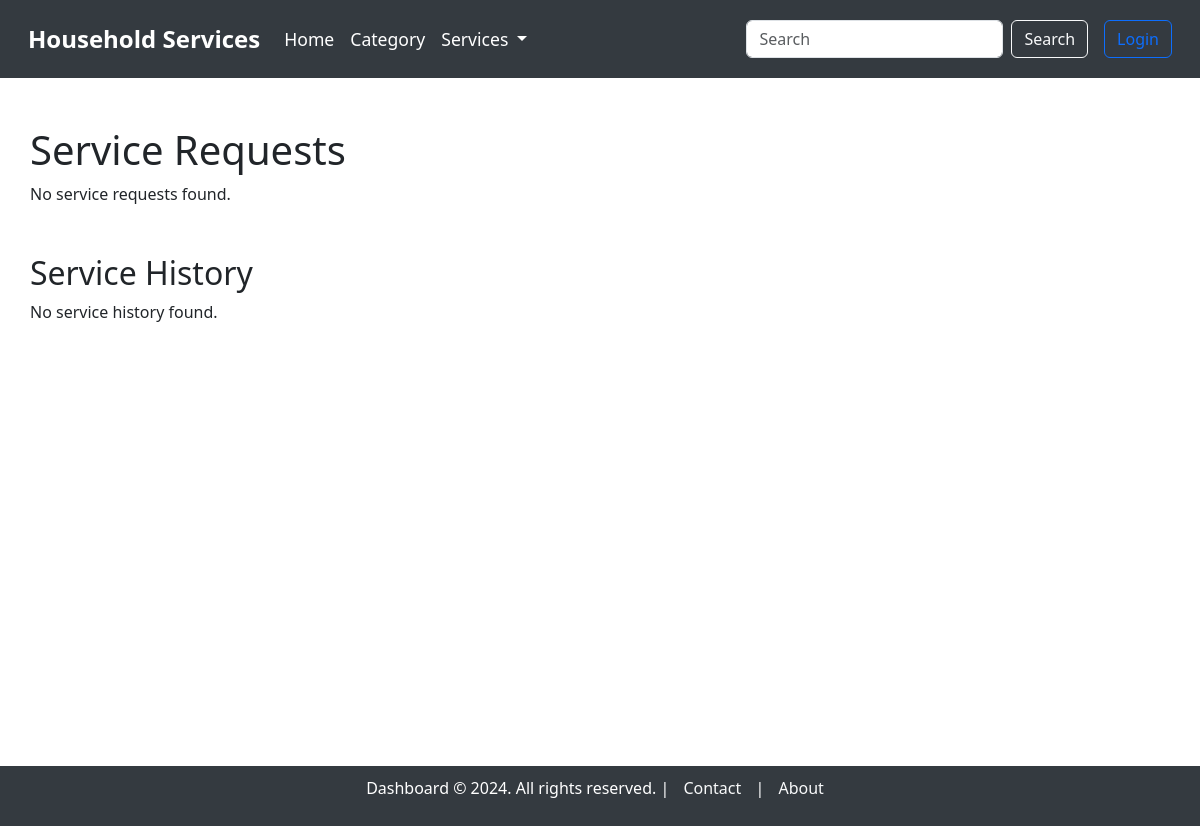
The page /service_requests on the database as committed earlier.
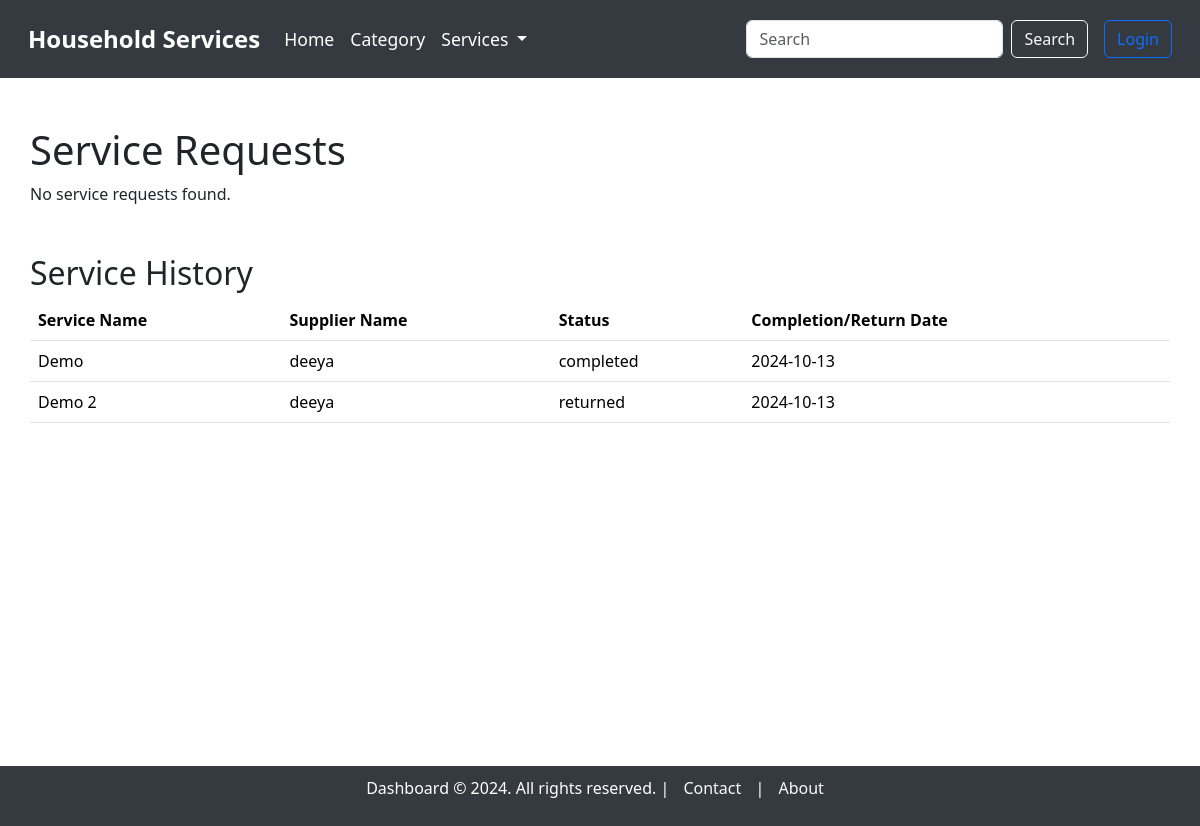
The same page on the database as committed later.
### model.py (models this page shows, shortened)
class ServiceRequest(db.Model):
    __tablename__ = "service_requests"
    service_request_id = db.Column(db.Integer, autoincrement=True, primary_key=True)
    service_id = db.Column(db.Integer, db.ForeignKey('service.service_id'), nullable=False)
    user_id = db.Column(db.Integer, db.ForeignKey('users.user_id'), nullable=False)
    supplier_id = db.Column(db.Integer, db.ForeignKey('users.user_id'), nullable=True)  # Link to supplier (optional)
    service_description = db.Column(db.String, nullable=False)
    experience_years = db.Column(db.Integer, nullable=True)
    created_at = db.Column(db.DateTime, default=datetime.utcnow)
    updated_at = db.Column(db.DateTime, default=datetime.utcnow, onupdate=datetime.utcnow)
    date_requested = db.Column(db.DateTime, default=datetime.utcnow, nullable=True)
    date_issued = db.Column(db.DateTime, nullable=True)  #accepted date
    date_completed = db.Column(db.DateTime, nullable=True)
    date_returned = db.Column(db.DateTime, nullable=True)
    status = db.Column(db.String, default='pending')  # 'pending', 'accepted', 'rejected', 'completed', 'returned', 'cancelled'
    price = db.Column(db.Integer, nullable=False)  # Price associated with the service
    customer = db.relationship('User', foreign_keys=[user_id], backref='customer_requests')
    supplier = db.relationship('User', foreign_keys=[supplier_id], backref='supplier_requests')
    service = db.relationship('Service', backref='requests')

class Service(db.Model):
    __tablename__ = "service"
    service_id = db.Column(db.Integer, autoincrement=True, primary_key=True)
    category_id = db.Column(db.Integer, db.ForeignKey('category.category_id'), nullable=False)
    supplier_id = db.Column(db.Integer, db.ForeignKey('users.user_id'), nullable=False)  # Link to the supplier
    service_name = db.Column(db.String, unique=True, nullable=False)
    service_description = db.Column(db.String, nullable=False)
    created_at = db.Column(db.DateTime, default=datetime.utcnow)
    updated_at = db.Column(db.DateTime, default=datetime.utcnow, onupdate=datetime.utcnow)
    price = db.Column(db.Integer)
    image = db.Column(db.String)  # Path to the uploaded image
    supplier = db.relationship('User', backref='services')  # Relationship to supplier (User)

class User(db.Model):
    __tablename__ = "users"
    user_id = db.Column(db.Integer, autoincrement=True, primary_key=True)
    full_name = db.Column(db.String, nullable=False)
    username = db.Column(db.String, unique=True, nullable=False)
    email = db.Column(db.String, unique=True, nullable=False)
    password = db.Column(db.String, nullable=False)
    address = db.Column(db.String, nullable=False)
    pincode = db.Column(db.String, nullable=False)
    role = db.Column(db.String, nullable=False)  # 'customer' or 'supplier'
    service_name = db.Column(db.String)  # Only applicable if the user is a supplier
    experience_years = db.Column(db.Integer)  # Only applicable if the user is a supplier
    document = db.Column(db.String)  # Path or name of the uploaded document, only for suppliers

### main.py (the view)
@app.route('/service_requests', methods=['GET'])
def view_service_requests():
    if session.get('role') == 'customer':
        service_requests = ServiceRequest.query.filter_by(user_id=session['user_id']).filter(ServiceRequest.status.in_(['pending', 'accepted'])).all()
        service_history = ServiceRequest.query.filter_by(user_id=session['user_id']).filter(ServiceRequest.status.in_(['completed', 'returned'])).all()
    elif session.get('role') == 'supplier':
        service_requests = ServiceRequest.query.filter_by(supplier_id=session['user_id']).filter(ServiceRequest.status.in_(['pending', 'accepted'])).all()
        service_history = ServiceRequest.query.filter_by(supplier_id=session['user_id']).filter(ServiceRequest.status.in_(['completed', 'returned'])).all()
    else:
        service_requests = ServiceRequest.query.filter(ServiceRequest.status.in_(['pending', 'accepted'])).all()
        service_history = ServiceRequest.query.filter(ServiceRequest.status.in_(['completed', 'returned'])).all()
    return render_template('service_requests/service_requests.html', service_requests=service_requests, service_history=service_history)

### templates/service_requests/service_requests.html (shortened to what this page needs)
{% extends 'base_dashboard.html' %}
{% block content %}
<div class="container mt-5">
    <h1>Service Requests</h1>
    {% if service_requests %}
        <table class="table">
            <thead>
                <tr>
                    <th>Service Name</th>
                    <th>Supplier Name</th>
                    <th>Status</th>
                    <th>Requested Date</th>
                    <th>Accepted Date</th>
                    <th>Completion/Return Date</th>
                    <th>Actions</th>
                </tr>
            </thead>
            <tbody>
                {% for request in service_requests %}
                    <tr>
                        <td>{{ request.service.service_name }}</td>
                        <td>{{ request.service.supplier.full_name if request.service.supplier else 'Not Assigned' }}</td>
                        <td>{{ request.status }}</td>
                        <td>{{ request.date_requested.strftime('%Y-%m-%d') }}</td>
                        <td>
                            {% if request.date_issued %}
                                {{ request.date_issued.strftime('%Y-%m-%d') }}
                            {% else %}
                                N/A
                            {% endif %}
                        </td>
                        <td>
                            {% if request.status == 'completed' %}
                                {{ request.date_completed.strftime('%Y-%m-%d') if request.date_completed else 'N/A' }}
                            {% elif request.status == 'returned' %}
                                {{ request.date_returned.strftime('%Y-%m-%d') if request.date_returned else 'N/A' }}
                            {% else %}
                                N/A
                            {% endif %}
                        </td>
                        <td>
                            <div class="d-flex flex-column">
                                {% if session.get('role') == 'supplier' or session.get('role') == 'admin' %}
                                    <form action="{{ url_for('update_service_request', service_request_id=request.service_request_id) }}" method="POST" class="mb-2">
                                        <select name="status" class="form-select">
                                            <option value="accepted">Accept</option>
                                            <option value="rejected">Reject</option>
                                            <option value="completed">Complete</option>
                                            <option value="returned">Return</option>
                                            <option value="cancelled">Cancel</option>
                                        </select>
                                        <button type="submit" class="btn btn-primary mt-2">Update</button>
                                    </form>
                                {% endif %}
                                {% if session.get('role') == 'admin' or (session.get('role') == 'customer' and session.get('user_id') == request.user_id) %}
                                    <form action="{{ url_for('delete_service_request', service_request_id=request.service_request_id) }}" method="POST" onsubmit="return confirm('Are you sure you want to delete this service request?');">
                                        <button type="submit" class="btn btn-danger mt-2">Delete</button>
                                    </form>
                                {% endif %}
                            </div>
                        </td>
                    </tr>
                {% endfor %}
            </tbody>
        </table>
    {% else %}
        <p>No service requests found.</p>
    {% endif %}
    <h2 class="mt-5">Service History</h2>
    {% if service_history %}
        <table class="table">
            <thead>
                <tr>
                    <th>Service Name</th>
                    <th>Supplier Name</th>
                    <th>Status</th>
                    <th>Completion/Return Date</th>
                </tr>
            </thead>
            <tbody>
                {% for request in service_history %}
                    <tr>
                        <td>{{ request.service.service_name }}</td>
                        <td>{{ request.service.supplier.full_name if request.service.supplier else 'Not Assigned' }}</td>
                        <td>{{ request.status }}</td>
                        <td>
                            {% if request.status == 'completed' %}
                                {{ request.date_completed.strftime('%Y-%m-%d') if request.date_completed else 'N/A' }}
                            {% elif request.status == 'returned' %}
                                {{ request.date_returned.strftime('%Y-%m-%d') if request.date_returned else 'N/A' }}
                            {% else %}
                                N/A
                            {% endif %}
                        </td>
                    </tr>
                {% endfor %}
            </tbody>
        </table>
    {% else %}
        <p>No service history found.</p>
    {% endif %}
</div>
{% endblock %}

### templates/base_dashboard.html (shortened to what this page needs)
<!DOCTYPE html>
<html lang="en">
<head>
    <link href="https://cdn.jsdelivr.net/npm/bootstrap@5.3.3/dist/css/bootstrap.min.css" rel="stylesheet"
>
</head>
<body>
    <nav class="navbar navbar-expand-lg">
        <div class="container-fluid">
            <a class="navbar-brand" href="/">Household Services</a>
            <div class="collapse navbar-collapse" id="navbarNavDropdown">
                <ul class="navbar-nav me-auto mb-2 mb-lg-0">
                    <li class="nav-item">
                        <a class="nav-link" href="/">Home</a>
                    </li>
                    <li class="nav-item">
                        <a class="nav-link" href="/category/category_dashboard.html">Category</a>
                    </li>
                    <li class="nav-item dropdown">
                        <a class="nav-link dropdown-toggle" href="#" id="navbarDropdownMenuLink" role="button"
                            data-bs-toggle="dropdown" aria-expanded="false">
                            Services
                        </a>
                    </li>
                </ul>
                <form class="d-flex me-3" action="/search" method="GET">
                    <input class="form-control me-2" type="search" name="query" placeholder="Search" aria-label="Search">
                    <button class="btn btn-outline-light" type="submit">Search</button>
                </form>
                <ul class="navbar-nav">
                    {% if session.get('username') %}
                        <li class="nav-item">
                            <form action="{{ url_for('logout') }}" method="POST" class="d-inline">
                                <button type="submit" class="btn btn-outline-danger">Logout</button>
                            </form>
                        </li>
                    {% else %}
                        <li class="nav-item">
                            <a class="btn btn-outline-primary" href="/login">Login</a>
                        </li>
                    {% endif %}
                </ul>
            </div>
        </div>
    </nav>
    <div class="container mt-5" style="min-height: 80vh;">
        {% block content %}
        {% endblock %}
    </div>
    <footer>
        <p>Dashboard © 2024. All rights reserved. |
            <a href="/contact">Contact</a> |
            <a href="/about">About</a>
        </p>
    </footer>
</body>
</html>

### templates/base_dashboard.html (style rules this page uses)
.navbar-brand { font-weight: bold; font-size: 1.5rem; }
.nav-item .nav-link { font-size: 1.1rem; }
.navbar { background-color: #343a40; padding: 1rem; }
.navbar .nav-link, .navbar .navbar-brand { color: white; }
footer { background-color: #343a40; color: white; padding: 10px 0; text-align: center; width: 100%; position: relative; bottom: 0; }
footer a { color: #f8f9fa; margin: 0 10px; text-decoration: none; }
body { overflow-x: hidden; }
.container { max-width: 100%; padding: 0 15px; }

Rows that differ between the two databases and show on the page:
added ServiceRequest: service.service_name "Demo", service.supplier "deeya", status "completed", date_completed "2024-10-13"
added ServiceRequest: service.service_name "Demo 2", service.supplier "deeya", status "returned", date_returned "2024-10-13"
Other text that changed with them:
text no longer shown: "No service history found."
text now shown: "Service Name Supplier Name Status Completion/Return Date"
